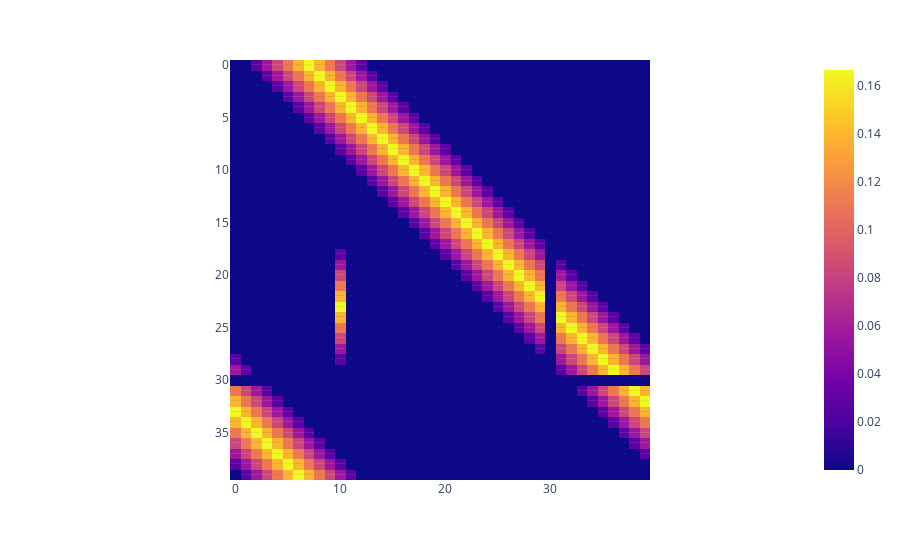

Notebook code for this chart:
### Code cell
import numpy as np
import plotly.express as px

#Sorry the street names are in French! 
#you can replace it with the colors as in the table file
squares = [
"Départ",
"Boulevard de Belleville",
"Caisse de Communauté-1",
"Rue Lecourbe",
"Impôts sur le Revenu",
"Gare Montparnasse",
"Rue de Vaugirard",
"Chance-1",
"Rue de Courcelles",
"Avenue de la République",
"Visite de Prison",
"Boulevard de la Villette",
"Compagnie de Distribution d Électricité",
"Avenue de Neuilly",
"Rue de Paradis",
"Gare de Lyon",
"Avenue Mozart",
"Caisse de Communauté-2",
"Boulevard Saint-Michel",
"Place Pigalle",
"Parc Gratuit",
"Avenue Matignon",
"Chance-2",
"Boulevard Malesherbes",
"Avenue Henri-Martin",
"Gare du Nord",
"Faubourg Saint-Honoré",
"Place de la Bourse",
"Compagnie de Distribution des Eaux",
"Rue La Fayette",
"Allez en Prison",
"Avenue de Breteuil",
"Avenue Foch",
"Caisse de communauté-3",
"Boulevard des Capucines",
"Gare Saint-Lazare",
"Chance-3",
"Avenue des Champs-Élysées",
"Taxe de Luxe",
"Rue de la Paix"]

brown = [1,3]
light_blue = [6,8,9]
pink = [11, 13, 14]
orange = [16, 18, 19]
red = [21, 23,24]
yellow = [26, 27, 29]
green = [31,32, 34]
blue = [37, 39]

# squares += ["Prison"]
nsquares = len(squares)

colors = np.array(['hsv(0,0%,50%)               ']*nsquares)
# colors = np.array(['hsv(0,100%,100%)']*nsquares)
colors[brown] = 'hsv(30,75%,65%)'
colors[light_blue] = 'hsv(195,26%,90%)'
colors[pink] = 'hsv(350,25%,100%)'
colors[orange] = 'hsv(39,100%,100%)'
colors[red] ='hsv(0,100%,100%)'
colors[yellow] = 'hsv(60,100%,100%)'
colors[green] = 'hsv(120,100%,50%)'
colors[blue] = 'hsv(240,100%,100%)'

##Some easy links
dict_squares = dict((x, i) for i,x in enumerate(squares))
iprison = dict_squares["Allez en Prison"] ## This square is in fact never visited 
ivisite = dict_squares["Visite de Prison"]

#Construct a 12 element array with all dice probabilities
TwoDices = np.zeros(12, dtype=np.float64)
TwoDices = np.array([len([(j,k) for j in range(1,7) for k in range(1,7) if j + k == i]) / 36 for i in range(2,13)])
print(TwoDices)


## The initial probability. Note that we set a vector to allow matrix product computations 
## afterwards.
pi=np.zeros((1, nsquares))
pi[0,0] = 1
##Set up the Transition Matrix
A = np.zeros((nsquares, nsquares), dtype=np.float64)

###YOUR CODE HERE
for square in dict_squares:
    for j in range(2,13):
        i = dict_squares[square]
        # if square == "Prison":
        #     A[i][(ivisite + j) % (nsquares - 1)] += TwoDices[j - 2]
        if i == iprison:
            continue
        if (i + j) % nsquares == iprison:
            A[i][ivisite] += TwoDices[j - 2]
        else:
            A[i][(i+j) % nsquares] += TwoDices[j - 2]

fig = px.imshow(A, text_auto=True)
fig.show()

for i in range(nsquares):
    s = np.sum(A[i])
    if s != 1.0:
        print(i, squares[i], s)

### Figure 1 — Plotly figure (JSON) as saved in the notebook; plotly's stock layout.template omitted (floating-point values rounded to 4 significant figures; data arrays with more than 128 entries replaced by an {"elided": "..."} marker saying what was removed)
{"data": [{"coloraxis": "coloraxis", "hovertemplate": "x: %{x}<br>y: %{y}<br>color: %{z}<extra></extra>", "name": "0", "texttemplate": "%{z}", "type": "heatmap", "xaxis": "x", "yaxis": "y", "z": {"elided": "40x40 float values"}}], "layout": {"coloraxis": {"colorscale": [[0, "#0d0887"], [0.1111, "#46039f"], [0.2222, "#7201a8"], [0.3333, "#9c179e"], [0.4444, "#bd3786"], [0.5556, "#d8576b"], [0.6667, "#ed7953"], [0.7778, "#fb9f3a"], [0.8889, "#fdca26"], [1, "#f0f921"]]}, "margin": {"t": 60}, "xaxis": {"anchor": "y", "constrain": "domain", "domain": [0, 1], "scaleanchor": "y"}, "yaxis": {"anchor": "x", "autorange": "reversed", "constrain": "domain", "domain": [0, 1]}}}
